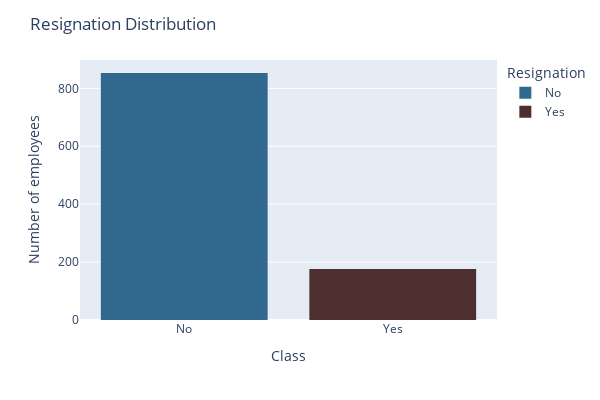

Notebook code for this chart:
### Code cell
color_by_class = {
    "Yes": "#4E2F2F",
    "No": "#31688E"
}


fig = px.histogram(df_raw, x="Resignation", color="Resignation", color_discrete_map=color_by_class)
fig.update_layout(
    title="Resignation Distribution",
    xaxis_title="Class",
    yaxis_title="Number of employees",
    height=400, 
    width=600 
)
fig.show()

### Figure 1 — Plotly figure (JSON) as saved in the notebook; plotly's stock layout.template omitted (floating-point values rounded to 4 significant figures; data arrays with more than 128 entries replaced by an {"elided": "..."} marker saying what was removed)
{"data": [{"alignmentgroup": "True", "bingroup": "x", "hovertemplate": "Resignation=%{x}<br>count=%{y}<extra></extra>", "legendgroup": "No", "marker": {"color": "#31688E", "pattern": {"shape": ""}}, "name": "No", "offsetgroup": "No", "orientation": "v", "showlegend": true, "type": "histogram", "x": {"elided": "853 str values"}, "xaxis": "x", "yaxis": "y"}, {"alignmentgroup": "True", "bingroup": "x", "hovertemplate": "Resignation=%{x}<br>count=%{y}<extra></extra>", "legendgroup": "Yes", "marker": {"color": "#4E2F2F", "pattern": {"shape": ""}}, "name": "Yes", "offsetgroup": "Yes", "orientation": "v", "showlegend": true, "type": "histogram", "x": {"elided": "176 str values"}, "xaxis": "x", "yaxis": "y"}], "layout": {"barmode": "relative", "height": 400, "legend": {"title": {"text": "Resignation"}, "tracegroupgap": 0}, "margin": {"t": 60}, "title": {"text": "Resignation Distribution"}, "width": 600, "xaxis": {"anchor": "y", "categoryarray": ["No", "Yes"], "categoryorder": "array", "domain": [0, 1], "title": {"text": "Class"}}, "yaxis": {"anchor": "x", "domain": [0, 1], "title": {"text": "Number of employees"}}}}
